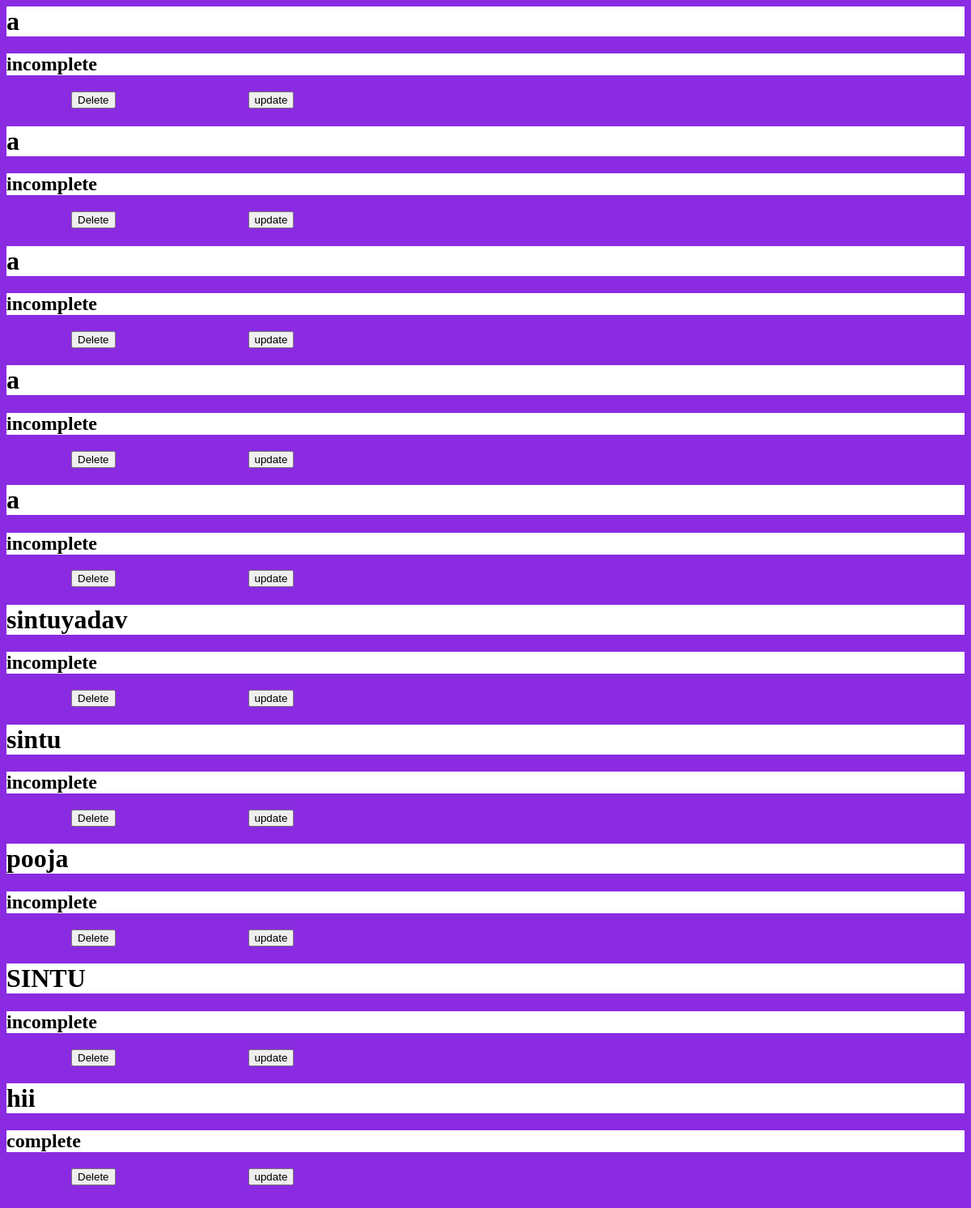
Screenshot of /list/new with the database file from the repository.
### todoapp/models.py (models this page shows, shortened)
class Mytodo(models.Model):
    task = models.CharField(max_length=50)
    status = models.CharField(max_length=50 ,default='incomplete')

### todoapp/views.py (the view)
# urls.py: path('list/new',views.t_list, name='t_list'),
def t_list(request):
    d=Mytodo.objects.all().order_by('-id')
    return render(request,"list.html",{"d":d})

### todoapp/templates/list.html (shortened to what this page needs)
<html lang="en">
<head>
</head>
<body>
    {% for i in d%}
    <h1>{{i.task}}</h1>
    <h2>{{i.status}}</h2>
    <a  class="btn btn-danger" href="{% url 'post_delete' pk=i.pk%}"><button>Delete</button></a>
    <a  class="btn btn-primary" href="{% url 'update' pk=i.pk %}" ><button>update</button></a>
    {% endfor %}
</body>
</html>

### todoapp/templates/list.html (style rules this page uses)
body { background-color:blueviolet; color: black; }
h1,h2 { background-color: white; }
a { margin: 40px; padding: 40px; width: 40px; text-align: left; }

### rows the page displays
Mytodo: task "a", status "incomplete"
Mytodo: task "a", status "incomplete"
Mytodo: task "a", status "incomplete"
Mytodo: task "a", status "incomplete"
Mytodo: task "a", status "incomplete"
Mytodo: task "sintuyadav", status "incomplete"
Mytodo: task "sintu", status "incomplete"
Mytodo: task "pooja", status "incomplete"
Mytodo: task "SINTU", status "incomplete"
Mytodo: task "hii", status "complete"
